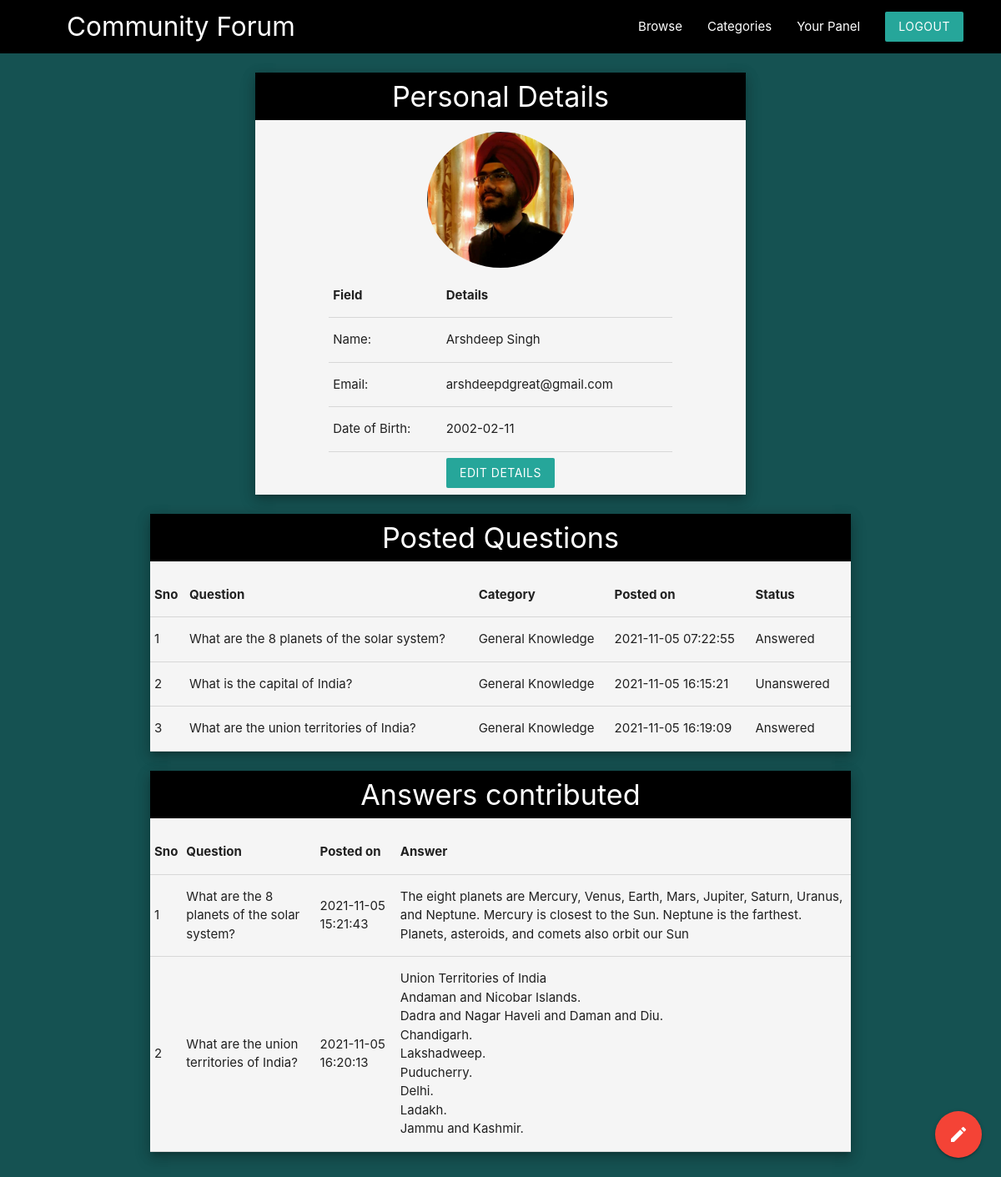
Before: /yourpanel.php (signed in) with the older database file.
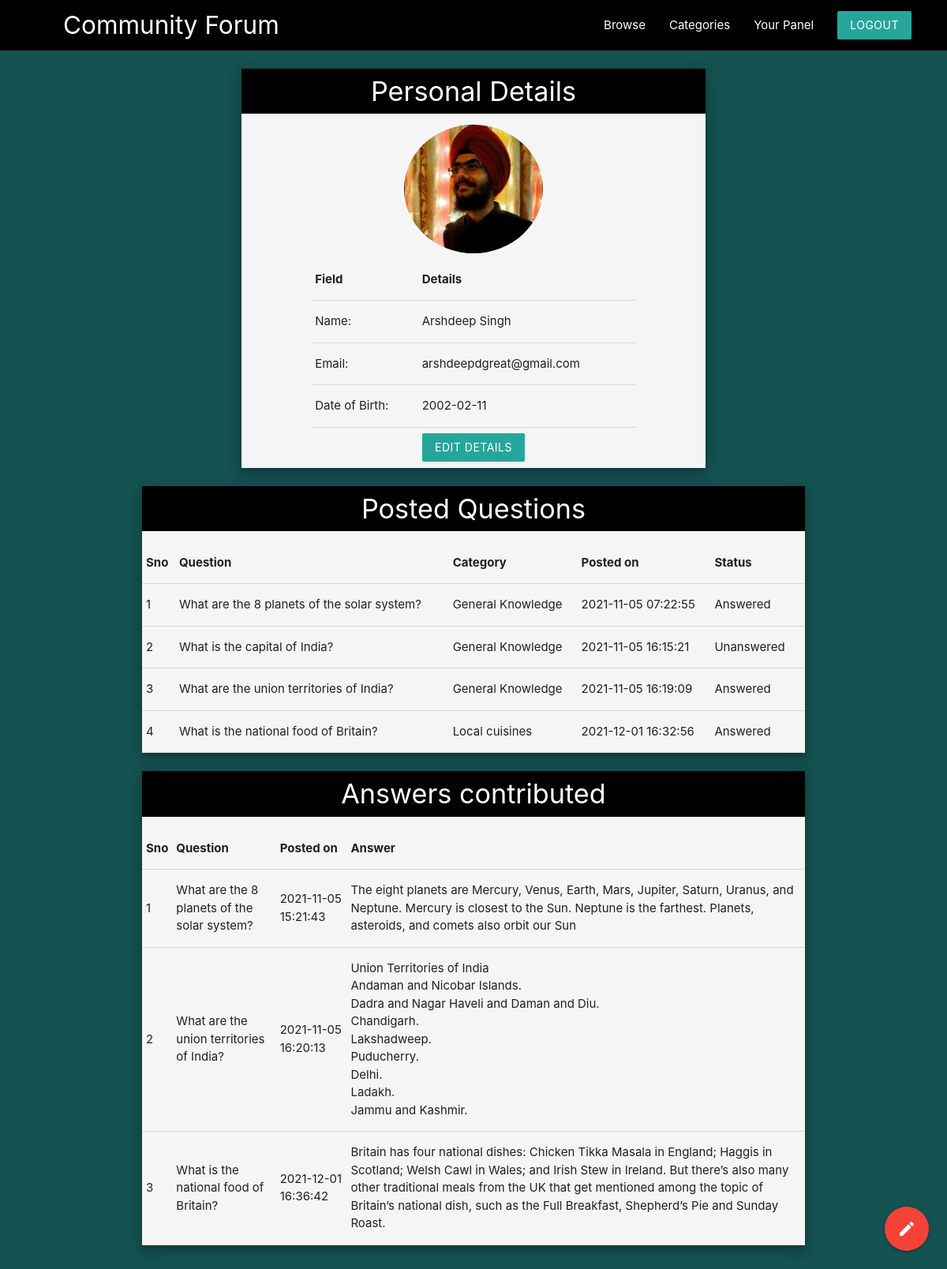
After: the same page with the newer database file.
### tables this page shows
CREATE TABLE `questions` (
  `q_id` int(11) NOT NULL,
  `Question` text NOT NULL,
  `author` varchar(100) NOT NULL,
  `posted_timestamp` timestamp NOT NULL DEFAULT current_timestamp(),
  `cat_id` int(11) NOT NULL,
  `status` int(11) DEFAULT NULL,
  `user_id` int(11) NOT NULL
);

CREATE TABLE `category` (
  `cat_id` int(11) NOT NULL,
  `cat_name` varchar(255) NOT NULL,
  `cat_description` text NOT NULL
);

CREATE TABLE `answers` (
  `ans_id` int(11) NOT NULL,
  `q_id` int(11) NOT NULL,
  `posted_timestamp` timestamp NOT NULL DEFAULT current_timestamp(),
  `author` varchar(50) NOT NULL,
  `answer` text NOT NULL,
  `user_id` int(11) NOT NULL
);

### yourpanel.php (the view, shortened to what this page needs)
<?php
    include("templates/conn.php");
    $uid=$_SESSION['USER_ID'];
    $sql1="SELECT * FROM `all_users` WHERE user_id ='$uid'";
    $res=mysqli_query($conn,$sql1);
    $urow = mysqli_fetch_array($res, MYSQLI_ASSOC);
    $sql2="SELECT * FROM `questions` WHERE user_id ='$uid'";
    $res2=mysqli_query($conn,$sql2);
    $allq=mysqli_fetch_all($res2,MYSQLI_ASSOC);
    $sql3="SELECT * FROM `answers` WHERE user_id ='$uid'";
    $res3=mysqli_query($conn,$sql3);
    $alla=mysqli_fetch_all($res3,MYSQLI_ASSOC);
?>
<!DOCTYPE html>
<html lang="en">
<head>
    <link rel="stylesheet" href="https://cdnjs.cloudflare.com/ajax/libs/materialize/1.0.0/css/materialize.min.css">
    <link rel="stylesheet" type="text/css" href="templates/style.css">
</head>
<body class="greenbg">
    <div class="content">
    <nav class="black z-depth-0" style="padding-right: 30px;padding-left: 80px;">
		<div>
			<a href="#" class="brand-logo brand-text hide-on-med-and-down">Community Forum</a>
            <ul id="nav-mobile" class="right">
                <li><a href="all-q.php">Browse</a></li>
                <li><a href="categories.php">Categories</a></li>
                <li class="active"><a href="yourpanel.php">Your Panel</a></li>
				<li><a href="logout.php" class="btn brand z-depth-0">Logout</a></li>
		    </ul>
            </div>
            <br>
    </nav>
    <div class="container">
        <div class="grey lighten-4 container z-depth-3">
            <h4 class="center white-text">
                Personal Details
            </h4>
            <div class="center">
                <img src=<?php echo $urow['dp_image'] ?> class="dp" width="30%">
            </div>
            <div class="container">
                <table>
                    <th>Field</th>
                    <th>Details</th>
                    <tr>
                        <td>Name: </td>
                        <td><?php echo $urow['name'] ?></td>
                    </tr>
                    <tr>
                        <td>Email: </td>
                        <td><?php echo $urow['email_id'] ?></td>
                    </tr>
                    <tr>
                        <td>Date of Birth: </td>
                        <td><?php echo $urow['DOB'] ?></td>
                    </tr>
                </table>
                <div class="blbox"></div>
                <div class="center"><a href="edit.php" class="btn brand z-depth-0">Edit Details</a></div>
                <div class="blbox"></div>
            </div>
        </div>
        <div class="grey lighten-4 z-depth-3">
            <h4 class="center white-text">
                Posted Questions
            </h4>
                <table>
                    <th>Sno</th>
                    <th>Question</th>
                    <th>Category</th>
                    <th>Posted on</th>
                    <th>Status</th>
                    <?php $i=1?>
                    <?php foreach($allq as $q){ ?>
                        <tr>
                            <td><?php echo $i++?></td>
                            <td><?php echo $q['Question']?></td>
                            <td><?php
                                $sql3="SELECT * FROM `category` where cat_id = $q[cat_id]";
                                $res3=mysqli_query($conn,$sql3);
                                $row3=mysqli_fetch_array($res3,MYSQLI_ASSOC);
                                echo $row3['cat_name'];
                            ?></td>
                            <td><?php echo $q['posted_timestamp']?></td>
                            <td><?php if($q['status']) echo "Answered";
                                      else echo "Unanswered";
                                      ?><td>
                        </tr>
                    <?php } ?>
                </table>
            </div>
        </div>
        <div class="container grey lighten-4 z-depth-3">
            <h4 class="center white-text">
                Answers contributed
            </h4>
                <table>
                    <th>Sno</th>
                    <th>Question</th>
                    <th>Posted on</th>
                    <th>Answer</th>
                    <?php $i=1?>
                    <?php foreach($alla as $a){ ?>
                        <tr>
                            <td><?php echo $i++?></td>
                            <td><?php $sql4="SELECT * FROM `questions` where q_id='$a[q_id]'";
                            $res4=mysqli_query($conn,$sql4);
                            $row4=mysqli_fetch_array($res4,MYSQLI_ASSOC);
                            echo $row4['Question'];?></td>
                            <td><?php echo $a['posted_timestamp']?></td>
                            <td><?php echo $a['answer']?></td>
                        </tr>
                    <?php } ?>
                </table>
            </div>
        </div>
    <div class="fixed-action-btn">
        <a href="compose.php" class="btn-floating btn-large red" >
            <i class="large material-icons">mode_edit</i>
        </a>
    </div>
<div class="blbox"><br></div>
</body>
</html>

Changed rows visible on the page:
added questions: Question "What is the national food of Britain?", cat.cat_name "Local cuisines", posted_timestamp "2021-12-01 16:32:56", status "Answered"
added answers: q.Question "What is the national food of Britain?", posted_timestamp "2021-12-01 16:36:42", answer "Britain has four national dishes: Chicken Tikka Masala in England; Haggis in Scotland; Welsh Cawl in Wales; and Irish Stew in Ireland. But there’s also many other traditional meals from the UK that get mentioned among the topic of Britain’s national dish, such as the Full Breakfast, Shepherd’s Pie and Sunday Roast."
